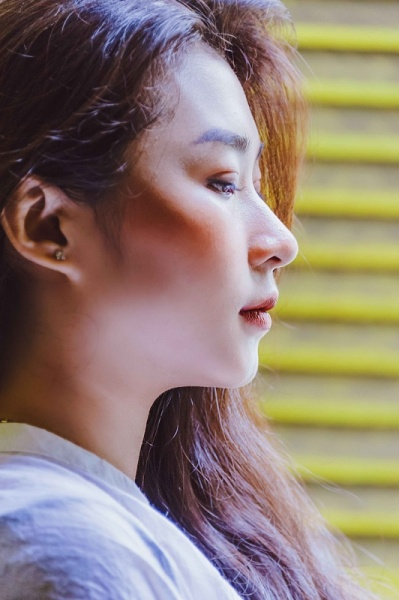
#> input picture data/images/img_001.jpg, 399 x 600 px; its folder holds only this picture in this run
$ python main.py
#> lines starting #> are read from the running program, lines starting #| are printed output that depends on the picture; after the words box and inside, x2 and y2 are one past the last pixel; in counts of white or black regions, pixels touching at a corner belong together

import cv2
from pathlib import Path

# 프로젝트 최상위 폴더: pjt_mosaic
BASE_DIR = Path(__file__).resolve().parent.parent

# 폴더 경로
INPUT_DIR = BASE_DIR / "data" / "images"
VIDEO_DIR = BASE_DIR / "data" / "video"
OUTPUT_DIR = BASE_DIR / "output"

# 지원 이미지 확장자
IMAGE_EXTENSIONS = {".jpg", ".jpeg", ".png", ".bmp", ".webp"}


def mosaic_face(image, x, y, w, h, mosaic_size=40):
    """얼굴 영역을 모자이크 처리"""
    face = image[y:y + h, x:x + w]

    if face.size == 0:
        return

    # 축소 크기를 최대 40x40으로 설정
    small_w = min(mosaic_size, max(1, w // 40))
    small_h = min(mosaic_size, max(1, h // 40))

    small = cv2.resize(
        face,
        (small_w, small_h),
        interpolation=cv2.INTER_LINEAR
    )

    # 원래 얼굴 크기로 확대
    mosaic = cv2.resize(
        small,
        (w, h),
        interpolation=cv2.INTER_NEAREST
    )

    image[y:y + h, x:x + w] = mosaic


def main():
    # 폴더가 없으면 자동 생성
    INPUT_DIR.mkdir(parents=True, exist_ok=True)
    OUTPUT_DIR.mkdir(parents=True, exist_ok=True)

    # Haar Cascade 얼굴 검출기
    cascade_path = (
            cv2.data.haarcascades
            + "haarcascade_frontalface_default.xml"
    )

    face_cascade = cv2.CascadeClassifier(cascade_path)

    if face_cascade.empty():
        print("얼굴 검출기를 불러오지 못했습니다.")
        return

    # images 폴더의 이미지 파일 검색
    image_files = [
        p for p in INPUT_DIR.iterdir()
        if p.is_file()
           and p.suffix.lower() in IMAGE_EXTENSIONS
           and not p.stem.lower().endswith("_mosaic")
    ]

    if not image_files:
        print(f"이미지가 없습니다: {INPUT_DIR}")
        return

    print(f"이미지 {len(image_files)}개 처리 시작\n")

    for image_path in image_files:
        image = cv2.imread(str(image_path))
#> image is the input picture: shape (600, 399, 3); mean B, G, R 116.9, 126.7, 143.4

        if image is None:
            print(f"[실패] 이미지 읽기 오류: {image_path.name}")
            continue

        # 얼굴 검출
        gray = cv2.cvtColor(image, cv2.COLOR_BGR2GRAY)
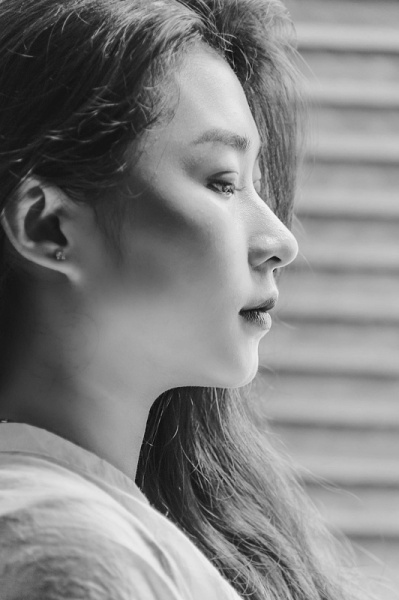
#> gray: shape (600, 399); min 12, max 245, mean 130.6
        gray = cv2.equalizeHist(gray)
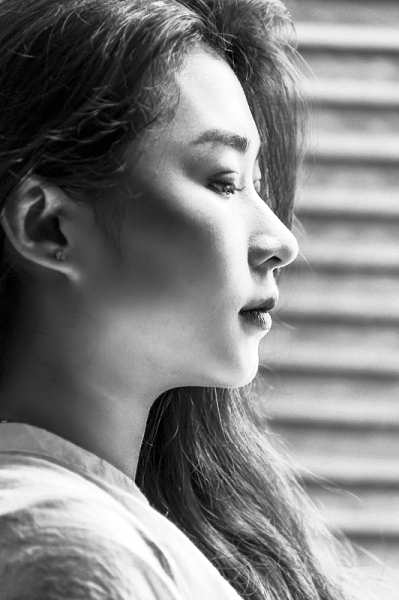
#> gray: shape (600, 399); min 0, max 255, mean 128.3

        faces = face_cascade.detectMultiScale(
            gray,
            scaleFactor=1.1,
            minNeighbors=5,
            minSize=(30, 30)
        )
#> faces = ()

        # 모든 검출 얼굴에 모자이크 적용
        for (x, y, w, h) in faces:
            mosaic_face(image, x, y, w, h, mosaic_size=40)
#> this loop made 0 passes

        # 파일명 뒤에 _mosaic 추가
        output_name = (
            f"{image_path.stem}_mosaic{image_path.suffix}"
        )
        output_path = OUTPUT_DIR / output_name

        # 결과 저장
        if cv2.imwrite(str(output_path), image):
            print(
                f"[완료] {output_name} "
                f"| 얼굴 {len(faces)}개 검출"
            )
#| [완료] img_001_mosaic.jpg | 얼굴 0개 검출
        else:
            print(f"[실패] 저장 오류: {output_name}")

    print("\n모든 작업이 완료되었습니다.")
    print(f"결과 저장 위치: {OUTPUT_DIR}")


if __name__ == "__main__":
    main()

$ run again, on data/images/img_002.jpg
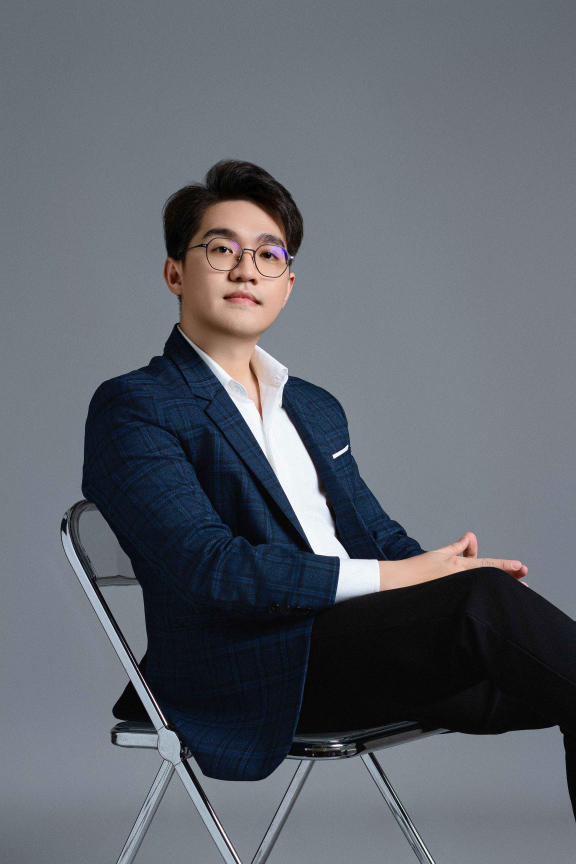
#> input picture data/images/img_002.jpg, 1728 x 2592 px (shown at 1/3 size)
#> in main, image is the input picture: shape (2592, 1728, 3); mean B, G, R 108.7, 101.1, 95.7
#> in main, `gray = cv2.equalizeHist(gray)`:
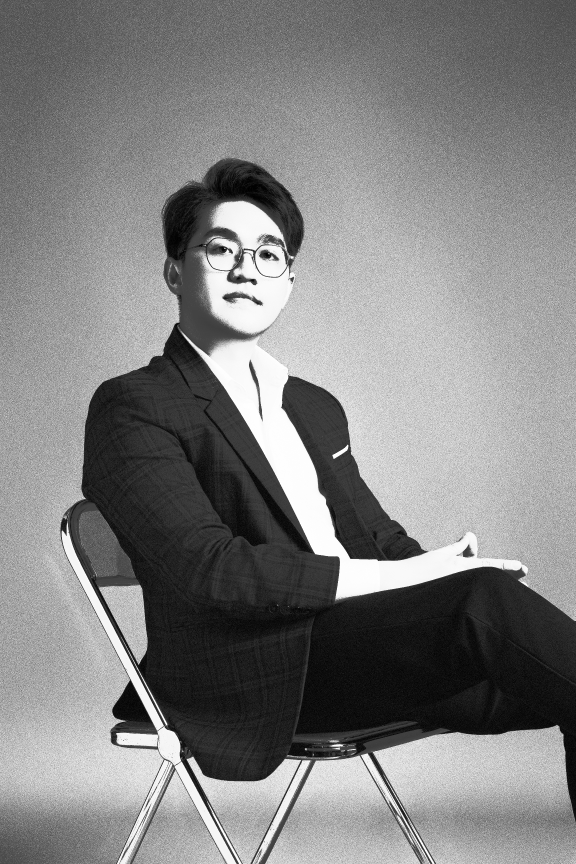
#> gray: shape (2592, 1728) (shown at 1/3 size); min 0, max 255, mean 128.7
#> faces = [[542, 599, 385, 385]]
#> the loop in main, `for (x, y, w, h) in faces:` made 1 pass
#> (x, y, w, h, small_w in mosaic_face, small_h in mosaic_face) on pass 1: (542, 599, 385, 385, 9, 9)
#> pass 1, in mosaic_face, `mosaic = cv2.resize( small, (w, h), interpolation=cv2.INTER_NEAREST )`:
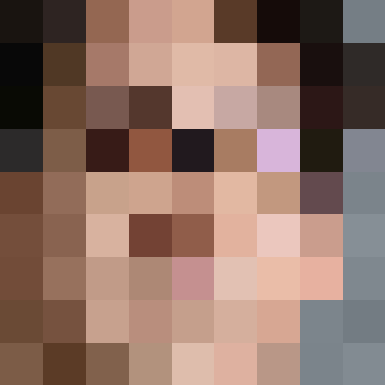
#> mosaic: shape (385, 385, 3); mean of channels 0, 1, 2 101.9, 113.4, 141.9; drawn as B, G, R
#| [완료] img_002_mosaic.jpg | 얼굴 1개 검출

$ run again, on data/images/img_003.jpg
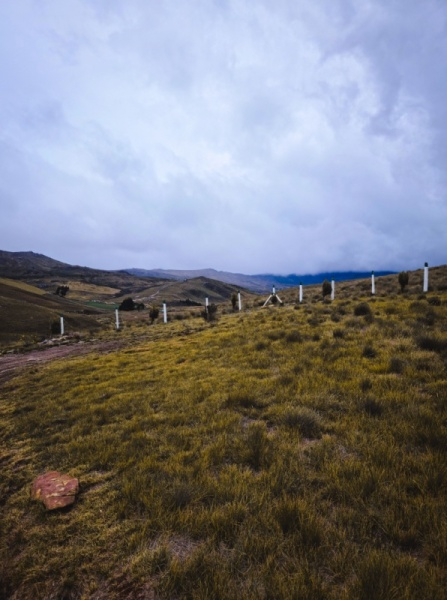
#> input picture data/images/img_003.jpg, 447 x 600 px
#> in main, image is the input picture: shape (600, 447, 3); mean B, G, R 127.6, 122.9, 122.9
#> in main, `gray = cv2.equalizeHist(gray)`:
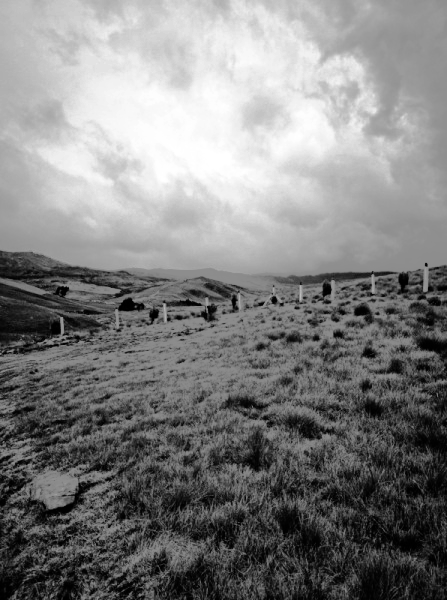
#> gray: shape (600, 447); min 0, max 255, mean 128.5
#> faces = [[231, 291, 43, 43]]
#> the loop in main, `for (x, y, w, h) in faces:` made 1 pass
#> (x, y, w, h, small_w in mosaic_face, small_h in mosaic_face, small in mosaic_face) on pass 1: (231, 291, 43, 43, 1, 1, [[78, 122, 145]])
#> after the loop in main, `for (x, y, w, h) in faces:`:
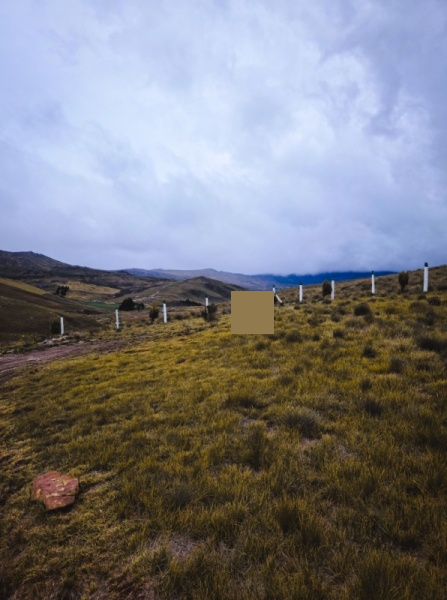
#> image: shape (600, 447, 3); 0.69% of pixels changed, all inside (x1, y1, x2, y2) = (231, 291, 274, 334)
#| [완료] img_003_mosaic.jpg | 얼굴 1개 검출
